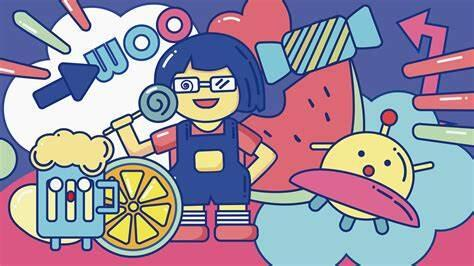
#> input picture pythonProject/tuxi4.jpg, 474 x 266 px, found by its file name
$ python 1.14.py   (older library calls are emulated)
#> lines starting #> are read from the running program, lines starting #| are printed output that depends on the picture
import cv2
import numpy as np
import matplotlib.pyplot as plt


# 1. 空间域拉普拉斯变换
def laplacian_spatial(image):

    # 使用cv2.Laplacian函数计算图像的拉普拉斯算子，数据类型为cv2.CV_64F（64位浮点数）
    laplacian = cv2.Laplacian(image, cv2.CV_64F)
    # 将计算得到的拉普拉斯算子结果转换为绝对值（处理可能的负数情况），并转换为uint8类型（便于显示等操作）
    laplacian_abs = cv2.convertScaleAbs(laplacian)
    return laplacian_abs


# 2. 频率域拉普拉斯变换
def laplacian_frequency(image):

    # 将图像转换为float32类型，这是进行傅里叶变换要求的数据类型
    img_float = np.float32(image)
    # 进行二维离散傅里叶变换（DFT）
    dft = np.fft.fft2(img_float)
    # 将零频率分量移动到频谱中心，方便后续处理和可视化
    dft_shifted = np.fft.fftshift(dft)

    # 获取图像的行数和列数
    rows, cols = image.shape
    # 计算频谱中心坐标
    crow, ccol = rows // 2, cols // 2

    # 创建拉普拉斯滤波器的频域掩码（一个与图像尺寸相同的矩阵）
    laplacian_kernel = np.zeros((rows, cols), dtype=np.float32)
    for i in range(rows):
        for j in range(cols):
            # 计算每个位置到频谱中心的距离
            distance = np.sqrt((i - crow) ** 2 + (j - ccol) ** 2)
            # 根据拉普拉斯滤波器在频域的计算公式设置对应的值
            laplacian_kernel[i, j] = -4 * np.pi ** 2 * distance ** 2

    # 在频域对图像应用拉普拉斯滤波器，通过对应元素相乘
    filtered_dft = dft_shifted * laplacian_kernel
    # 将零频率分量移回原来的位置
    filtered_dft_shifted = np.fft.ifftshift(filtered_dft)
    # 进行逆傅里叶变换，恢复图像
    img_reconstructed = np.fft.ifft2(filtered_dft_shifted)
    # 取逆傅里叶变换结果的绝对值（幅度），并转换为uint8类型便于显示
    img_reconstructed = np.abs(img_reconstructed).astype(np.uint8)

    return img_reconstructed


# 3. 主函数，用于读取图像、调用上述函数进行处理并展示结果
def main():
    # 读取图像（这里以彩色图像为例，后续会转换为灰度图），你需要将'your_image.jpg'替换为实际的图像路径
    image = cv2.imread('tuxi4.jpg')
#> image is the input picture: shape (266, 474, 3); mean B, G, R 161.4, 142, 152.7
    # 将彩色图像转换为灰度图像
    gray_image = cv2.cvtColor(image, cv2.COLOR_BGR2GRAY)
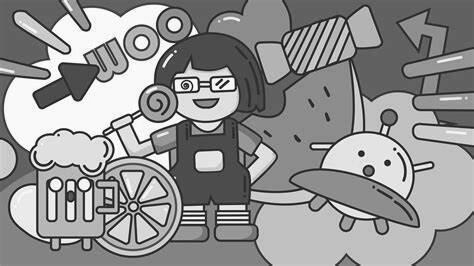
#> gray_image: shape (266, 474); min 1, max 255, mean 147.4

    # 空间域拉普拉斯锐化
    spatial_result = laplacian_spatial(gray_image)
#> in laplacian_spatial, `laplacian = cv2.Laplacian(image, cv2.CV_64F)`:
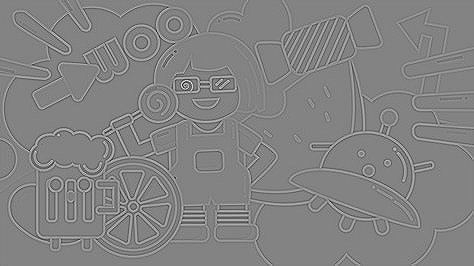
#> laplacian: shape (266, 474) float64; min -505, max 478, mean 0; drawn with min black and max white
#> in laplacian_spatial, `laplacian_abs = cv2.convertScaleAbs(laplacian)`:
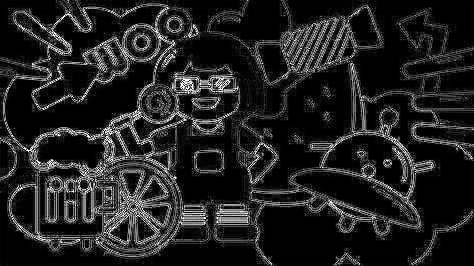
#> laplacian_abs: shape (266, 474); min 0, max 255, mean 34
    # 频率域拉普拉斯锐化
    frequency_result = laplacian_frequency(gray_image)
#> after the loop in laplacian_frequency, `for i in range(rows):`:
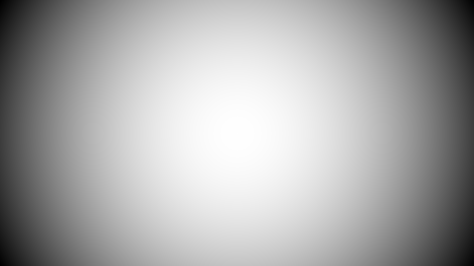
#> laplacian_kernel: shape (266, 474) float32; min -2915797, max 0, mean -971945.4; drawn with min black and max white
#> in laplacian_frequency, `img_reconstructed = np.abs(img_reconstructed).astype(np.uint8)`:
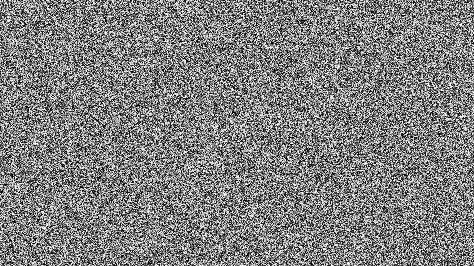
#> img_reconstructed: shape (266, 474); min 0, max 255, mean 127.8

    # 展示原始图像
    plt.subplot(131), plt.imshow(gray_image, cmap='gray'), plt.title('Original Image')
    plt.axis('off')
    # 展示空间域拉普拉斯锐化后的图像
    plt.subplot(132), plt.imshow(spatial_result, cmap='gray'), plt.title('Spatial Laplacian')
    plt.axis('off')
    # 展示频率域拉普拉斯锐化后的图像
    plt.subplot(133), plt.imshow(frequency_result, cmap='gray'), plt.title('Frequency Laplacian')
    plt.axis('off')
    plt.show()


if __name__ == "__main__":
    main()

$ run again, with pythonProject/tuxi6.jpg copied over pythonProject/tuxi4.jpg
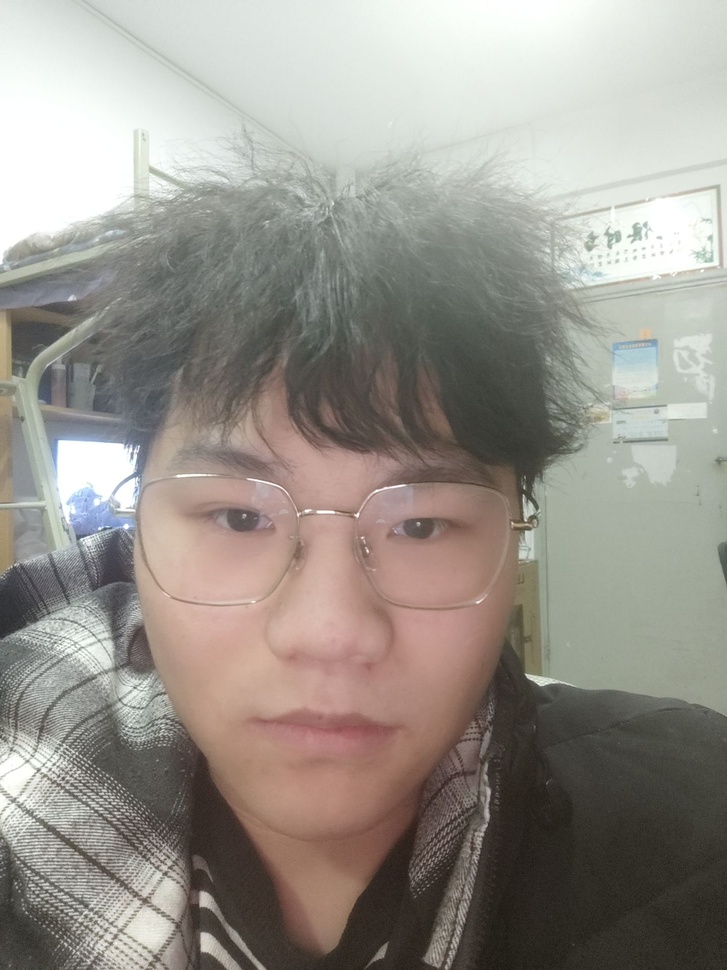
#> input picture pythonProject/tuxi6.jpg, 727 x 970 px, shrunk from 1440 x 1920 before the run, found by its file name
#> in main, image is the input picture: shape (970, 727, 3); mean B, G, R 140.2, 147.6, 152.6
#> after the loop in laplacian_frequency, `for i in range(rows):`:
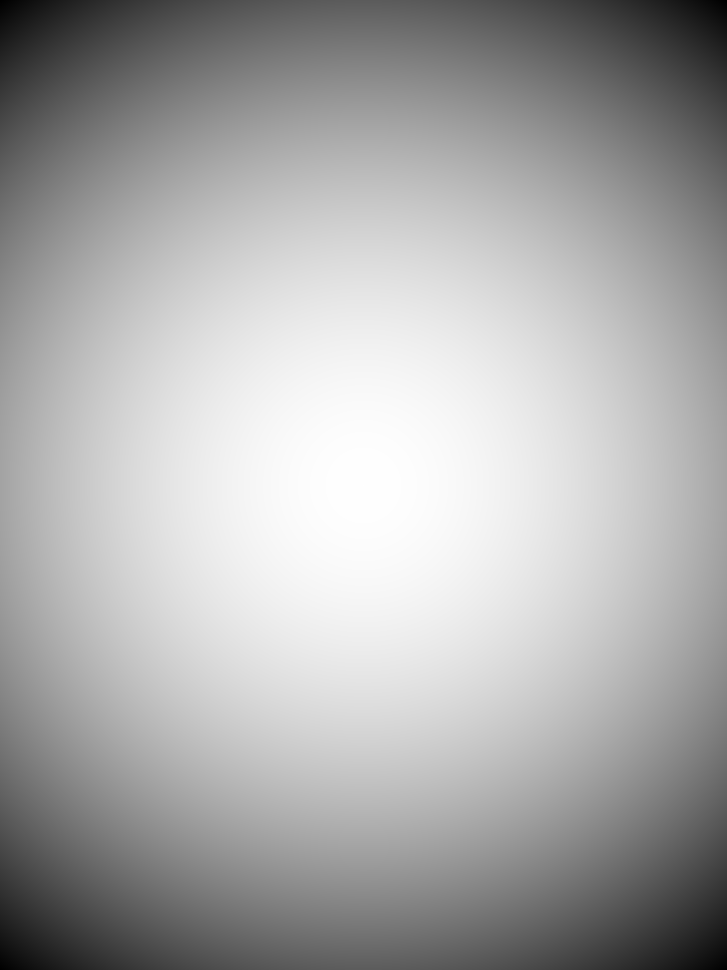
#> laplacian_kernel: shape (970, 727) float32; min -14488342, max 0, mean -4834230.5; drawn with min black and max white
#> in laplacian_frequency, `img_reconstructed = np.abs(img_reconstructed).astype(np.uint8)`:
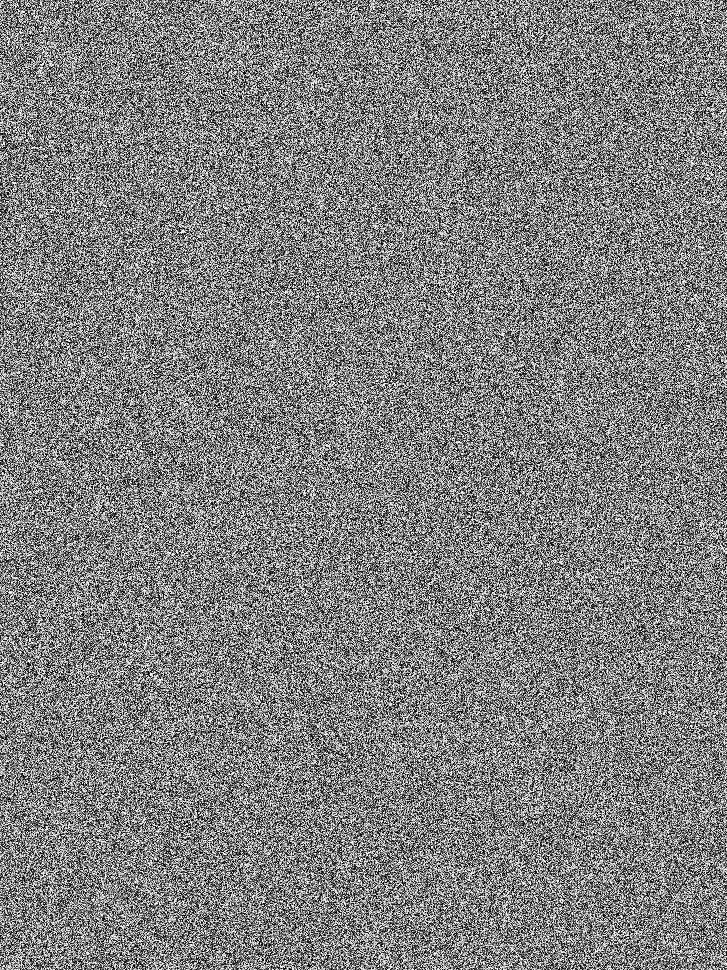
#> img_reconstructed: shape (970, 727); min 0, max 255, mean 127.5
